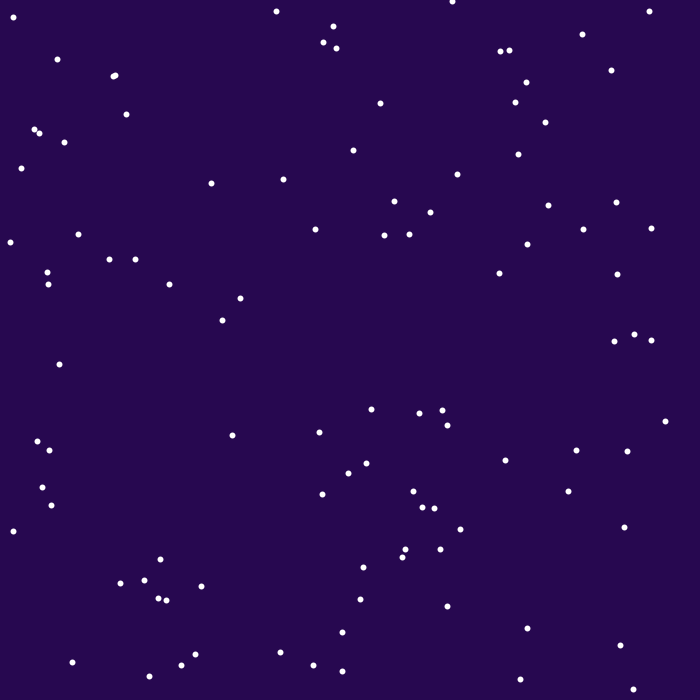
Frame 1 (no input)
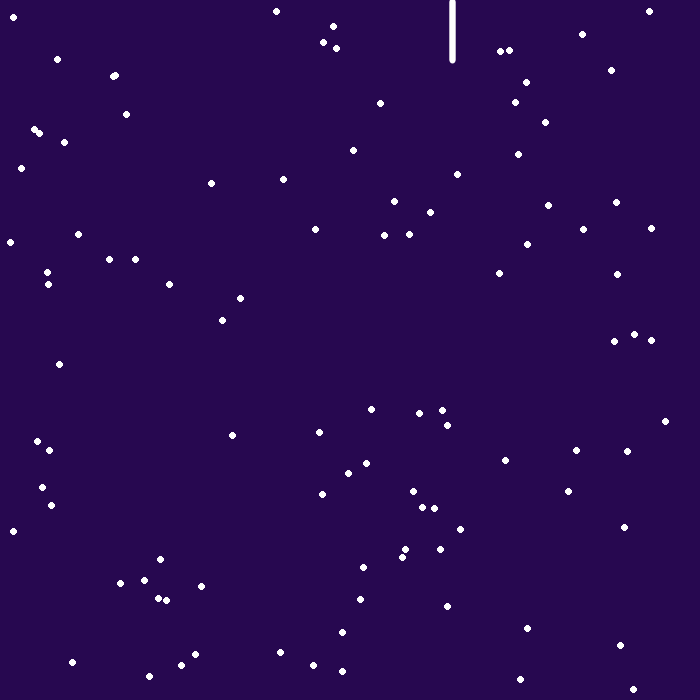
Frame 60 (the mouse pressed at the canvas centre just before this capture)
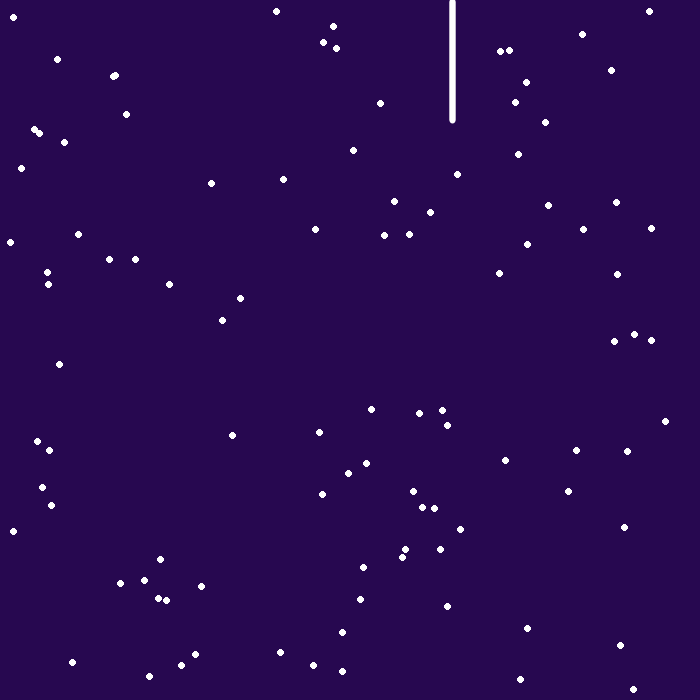
Frame 120 (the mouse held since frame 60 and released just before this capture)

The Processing sketch that drew these frames (run headless with seeded random() and noise(); from frame 60 on, the mouse is pressed at the canvas centre):

// Processing sketch: Ashley_Kuo___array_demo
// ── Ashley_Kuo___array_demo.pde
float fallingStarY;
float x = random(0, 700);

float[] starX = new float[100];
float[] starY = new float[100];

void setup() {
  //[i] is any index between 0 to 99
  size(700, 700);
  background(#270850);
  ;
  for (int i = 0; i < 100; i++) {
    float x = random(0, width);
    float y = random(0, height);
    starX[i] = x;
    starY[i] = y;
  }
}

void draw() {
  stroke(255);
  strokeWeight(6);
  for (int i = 0; i < 100; i++) {
    point(starX[i], starY[i]);
  }

  fallingStarY++;
  point(x, fallingStarY);
}
